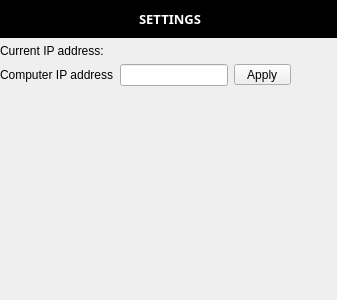
<?xml version="1.0" encoding="UTF-8"?>
<ui version="4.0">
 <class>WidgetSettings</class>
 <widget class="QWidget" name="WidgetSettings">
  <property name="geometry">
   <rect>
    <x>0</x>
    <y>0</y>
    <width>337</width>
    <height>300</height>
   </rect>
  </property>
  <property name="windowTitle">
   <string>Form</string>
  </property>
  <layout class="QGridLayout" name="gridLayout">
   <property name="leftMargin">
    <number>0</number>
   </property>
   <property name="topMargin">
    <number>0</number>
   </property>
   <property name="rightMargin">
    <number>0</number>
   </property>
   <property name="bottomMargin">
    <number>0</number>
   </property>
   <property name="spacing">
    <number>0</number>
   </property>
   <item row="0" column="0">
    <widget class="QWidget" name="widget" native="true">
     <property name="sizePolicy">
      <sizepolicy hsizetype="Expanding" vsizetype="Expanding">
       <horstretch>0</horstretch>
       <verstretch>0</verstretch>
      </sizepolicy>
     </property>
     <layout class="QGridLayout" name="gridLayout_2">
      <property name="leftMargin">
       <number>0</number>
      </property>
      <property name="topMargin">
       <number>0</number>
      </property>
      <property name="rightMargin">
       <number>0</number>
      </property>
      <property name="bottomMargin">
       <number>0</number>
      </property>
      <item row="0" column="0" colspan="4">
       <widget class="QLabel" name="labelTitle">
        <property name="font">
         <font>
          <family>Segoe UI Black</family>
          <weight>75</weight>
          <bold>true</bold>
         </font>
        </property>
        <property name="styleSheet">
         <string notr="true">padding:10px;
/*background-color:rgb(66, 138, 200);*/
/*background-color:rgb(76, 55, 108);*/
background-color:rgb(0, 0, 0);
color:rgb(255,255,255);
</string>
        </property>
        <property name="frameShape">
         <enum>QFrame::NoFrame</enum>
        </property>
        <property name="lineWidth">
         <number>1</number>
        </property>
        <property name="text">
         <string>&lt;html&gt;&lt;head/&gt;&lt;body&gt;&lt;p align=&quot;center&quot;&gt;&lt;span style=&quot; font-size:10pt;&quot;&gt;SETTINGS&lt;/span&gt;&lt;/p&gt;&lt;/body&gt;&lt;/html&gt;</string>
        </property>
        <property name="alignment">
         <set>Qt::AlignLeading|Qt::AlignLeft|Qt::AlignVCenter</set>
        </property>
       </widget>
      </item>
      <item row="1" column="0">
       <widget class="QLabel" name="lCurrentIPAddress">
        <property name="text">
         <string>Current IP address: </string>
        </property>
       </widget>
      </item>
      <item row="2" column="0">
       <widget class="QLabel" name="lComputer_IP_Address">
        <property name="text">
         <string>Computer IP address</string>
        </property>
       </widget>
      </item>
      <item row="2" column="1">
       <widget class="QLineEdit" name="lineEditIP">
        <property name="sizePolicy">
         <sizepolicy hsizetype="Preferred" vsizetype="Fixed">
          <horstretch>0</horstretch>
          <verstretch>0</verstretch>
         </sizepolicy>
        </property>
        <property name="toolTip">
         <string>&lt;html&gt;&lt;head/&gt;&lt;body&gt;&lt;p&gt;&lt;span style=&quot; font-size:10pt;&quot;&gt;Data computer IP address&lt;/span&gt;&lt;/p&gt;&lt;/body&gt;&lt;/html&gt;</string>
        </property>
       </widget>
      </item>
      <item row="2" column="2">
       <widget class="QToolButton" name="tbApply">
        <property name="toolTip">
         <string>&lt;html&gt;&lt;head/&gt;&lt;body&gt;&lt;p&gt;&lt;span style=&quot; font-size:10pt;&quot;&gt;Apply data computer IP address&lt;/span&gt;&lt;/p&gt;&lt;/body&gt;&lt;/html&gt;</string>
        </property>
        <property name="text">
         <string>  Apply  </string>
        </property>
       </widget>
      </item>
      <item row="2" column="3">
       <spacer name="horizontalSpacer">
        <property name="orientation">
         <enum>Qt::Horizontal</enum>
        </property>
        <property name="sizeHint" stdset="0">
         <size>
          <width>40</width>
          <height>20</height>
         </size>
        </property>
       </spacer>
      </item>
      <item row="3" column="1">
       <spacer name="verticalSpacer">
        <property name="orientation">
         <enum>Qt::Vertical</enum>
        </property>
        <property name="sizeHint" stdset="0">
         <size>
          <width>20</width>
          <height>40</height>
         </size>
        </property>
       </spacer>
      </item>
     </layout>
    </widget>
   </item>
  </layout>
 </widget>
 <resources/>
 <connections/>
</ui>
